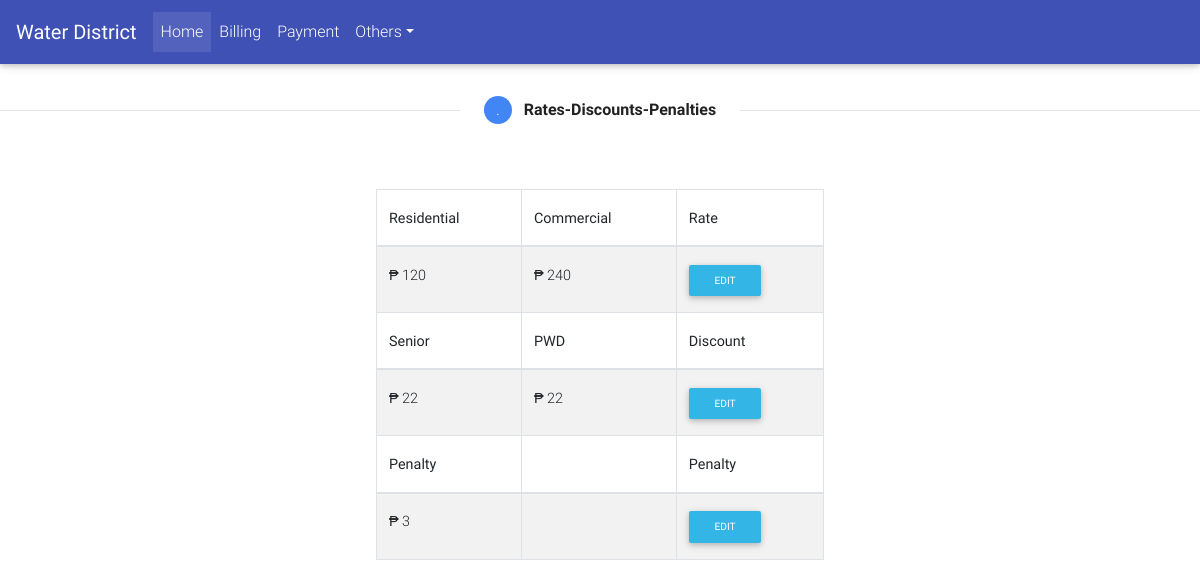
The app's page /rates.php with its own data.
### tables this page shows
CREATE TABLE `resicom` (
  `id_resicom` int(11) NOT NULL,
  `residential` int(11) NOT NULL,
  `commercial` int(11) NOT NULL
);

CREATE TABLE `seniorpwd` (
  `id` int(11) NOT NULL,
  `senior` int(11) NOT NULL,
  `pwd` int(11) NOT NULL
);

CREATE TABLE `penalty` (
  `id_penalty` int(11) NOT NULL,
  `penalty` int(11) NOT NULL
);

### rates.php (the view, shortened to what this page needs)
<?php include('server.php')?>
<!DOCTYPE html>
<html>
<head>
  <link rel="stylesheet" href="https://use.fontawesome.com/releases/v5.7.0/css/all.css">
  <link href="css/bootstrap.min.css" rel="stylesheet">
  <link href="css/mdb.min.css" rel="stylesheet">
  <link href="css/style.css" rel="stylesheet">
</head>
<body>
<form method="post" action="server.php"/>
<header>
  <nav class="navbar fixed-top navbar-expand-lg navbar-dark indigo scrolling-navbar">
    <a class="navbar-brand" href="#"><strong>Water District</strong></a>
    <div class="collapse navbar-collapse" id="navbarSupportedContent">
      <ul class="navbar-nav mr-auto">
        <li class="nav-item active">
          <a class="nav-link" href="home.php">Home <span class="sr-only">(current)</span></a>
        </li>
        <li class="nav-item">
          <a class="nav-link" href="read.php">Billing</a>
        </li>
        <li class="nav-item">
          <a class="nav-link" href="resicom.php">Payment</a>
        </li>
        <li class="nav-item dropdown">
        <a class="nav-link dropdown-toggle" id="navbarDropdownMenuLink" data-toggle="dropdown" aria-haspopup="true"
          aria-expanded="false">Others</a>
      </li>
	 </ul>
    </div>
  </nav>
</header></br>
<div class="row">
  <div class="col-md-12">
    <ul class="stepper stepper-horizontal">
      <li>
      </li>
      <li class="active">
        <a href="rates.php">
          <span class="circle">.</span>
          <span class="label">Rates-Discounts-Penalties</span>
        </a>
      </li>
      <li>
      </li>
    </ul>
  </div>
</div>
<center>
<table width="450px">
<td>
	<?php $results = mysqli_query($db, "SELECT * FROM resicom"); ?>
	<table id="dtBasicExample" class="table table-striped table-bordered" cellspacing="0" width="100%">
    <thead>
      <tr>
        <th class="th-sm">Residential
        </th>
        <th class="th-sm">Commercial
        </th>
		<th class="th-sm">Rate
        </th>
    </thead>
    <tbody>
     <?php while ($row = mysqli_fetch_array($results)) { ?>
		<tr>
			<td><?php echo "₱". " " .$row['residential']; ?></td>
			<td><?php echo "₱". " " .$row['commercial']; ?></td>
			<td>
			<div class="row">
				<div class="col-md-3">
					<div class="text-center">
						<a class="btn btn-info btn-rounded btn-sm buttonEdit" data-toggle="modal" data-target="#modalLoginForm">Edit</a>
					</div>
				</div>
			</div>
			</td>
		</tr>
    <thead>
      <tr>
        <th class="th-sm">Senior
        </th>
        <th class="th-sm">PWD
        </th>
		<th class="th-sm">Discount
        </th>
    </thead>
		<?php } ?>
	<?php $results1 = mysqli_query($db, "SELECT * FROM seniorpwd"); ?>
    <tbody>
	  <?php while ($row = mysqli_fetch_array($results1)) { ?>
		<tr>
			<td><?php echo "₱". " " .$row['senior']; ?></td>
			<td><?php echo "₱". " " .$row['pwd']; ?></td>
			<td>
			<div class="row">
				<div class="col-md-3">
					<div class="text-center">
						<a class="btn btn-info btn-rounded btn-sm buttonEdit" data-toggle="modal" data-target="#modalLoginForm1">Edit</a>
					</div>
				</div>
			</div>
			</td>
		</tr>
	<thead>
		 <tr>
        <th class="th-sm">Penalty
        </th>
		<th></th>
		<th class="th-sm">Penalty
        </th>
    </thead>
	<?php } ?>
	<?php $results2 = mysqli_query($db, "SELECT * FROM penalty"); ?>
    <tbody>
		  <?php while ($row = mysqli_fetch_array($results2)) { ?>
		<tr>
			<td><?php echo "₱". " " .$row['penalty']; ?></td>
			<td></td>
			<td>
			<div class="row">
				<div class="col-md-3">
					<div class="text-center">
							<a class="btn btn-info btn-rounded btn-sm buttonEdit" data-toggle="modal" data-target="#modalLoginForm2">Edit</a>
					</div>
				</div>
			</div>
			</td>
		</tr>
    </tbody>
	<?php } ?>
</td>
</table>
</center>
</body>
</html>

### records on screen
resicom: residential "120", commercial "240"
seniorpwd: senior "22", pwd "22"
penalty: penalty "3"
